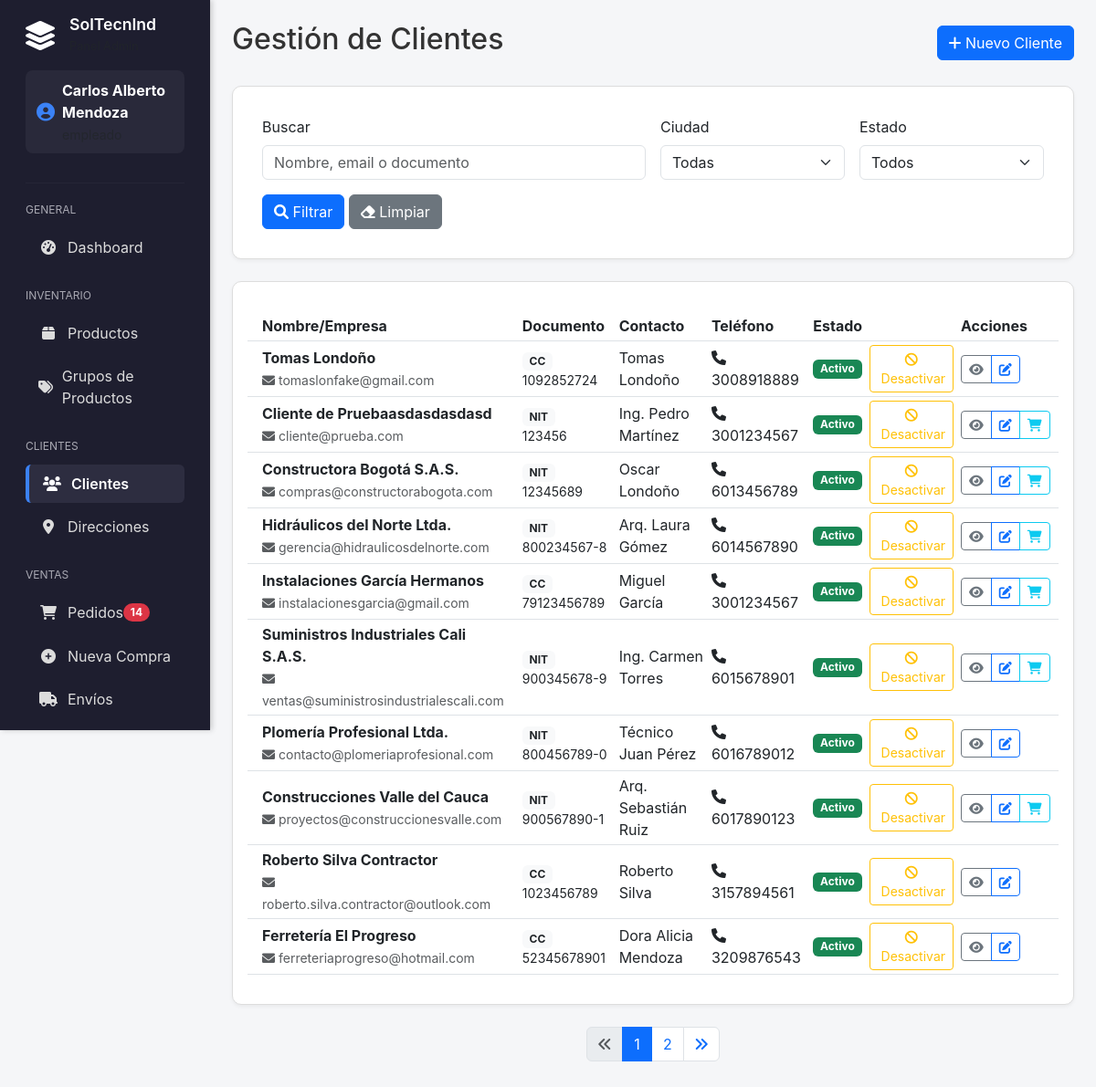
/admin/clientes.php (signed in), run on the app's committed database.
### tables this page shows
CREATE TABLE `clientes` (
  `id` int(11) NOT NULL,
  `nombre` varchar(255) NOT NULL,
  `numero_documento` varchar(50) NOT NULL,
  `tipo_documento` enum('CC','NIT','CE','TI') DEFAULT 'CC',
  `email` varchar(255) DEFAULT NULL,
  `telefono` varchar(20) DEFAULT NULL,
  `direccion_principal` text DEFAULT NULL,
  `ciudad` varchar(100) DEFAULT NULL,
  `contacto_principal` varchar(255) DEFAULT NULL,
  `empleado_asignado` int(11) DEFAULT NULL,
  `activo` tinyint(1) DEFAULT 1,
  `created_at` timestamp NOT NULL DEFAULT current_timestamp(),
  `updated_at` timestamp NOT NULL DEFAULT current_timestamp() ON UPDATE current_timestamp()
);

### admin/clientes.php (the view, shortened to what this page needs)
<?php
require_once '../includes/LayoutManager.php';
$pdo = getConnection();
$search = trim(filter_input(INPUT_GET, 'search', FILTER_UNSAFE_RAW) ?? '');
$ciudad_filter = trim(filter_input(INPUT_GET, 'ciudad', FILTER_UNSAFE_RAW) ?? '');
$activo_filter = isset($_GET['activo']) ? $_GET['activo'] : '';
$page = max(1, (int)filter_input(INPUT_GET, 'page', FILTER_VALIDATE_INT) ?: 1);
$limit = 10;
$offset = ($page - 1) * $limit;
$params = [];
$where_clause = '';
$count_sql = "SELECT COUNT(*) FROM clientes c $where_clause";
$stmt = $pdo->prepare($count_sql);
$stmt->execute($params);
$total_clientes = (int)$stmt->fetchColumn();
$total_pages = $total_clientes > 0 ? (int)ceil($total_clientes / $limit) : 1;
$sql = "SELECT c.*,
               COUNT(DISTINCT p.id) AS pedidos_count,
               COUNT(DISTINCT dc.id) AS descuentos_count,
               e.nombre AS empleado_asignado_nombre
        FROM clientes c
        LEFT JOIN empleados e ON c.empleado_asignado = e.id
        LEFT JOIN pedidos p ON c.id = p.cliente_id
        LEFT JOIN descuentos_clientes dc ON c.id = dc.cliente_id
        $where_clause
        GROUP BY c.id
        ORDER BY c.created_at DESC
        LIMIT :limit OFFSET :offset";
$stmt = $pdo->prepare($sql);
$stmt->bindValue(':limit', $limit, PDO::PARAM_INT);
$stmt->bindValue(':offset', $offset, PDO::PARAM_INT);
$stmt->execute();
$clientes = $stmt->fetchAll(PDO::FETCH_ASSOC);
?>
<div class="d-flex justify-content-between align-items-center mb-4">
    <h2>Gestión de Clientes</h2>
    <button type="button" class="btn btn-primary" data-bs-toggle="modal" data-bs-target="#clienteModal">
        <i class="fas fa-plus"></i> Nuevo Cliente
    </button>
</div>
<div class="card mb-4">
    <div class="card-body">
        <form method="GET" class="row g-3">
            <div class="col-md-6">
                <label for="search" class="form-label">Buscar</label>
                <input type="text" class="form-control" id="search" name="search" value="<?php echo htmlspecialchars($search); ?>" placeholder="Nombre, email o documento">
            </div>
            <div class="col-md-3">
                <label for="ciudad" class="form-label">Ciudad</label>
                <select class="form-select" id="ciudad" name="ciudad">
                    <option value="">Todas</option>
                </select>
            </div>
            <div class="col-md-3">
                <label for="activo" class="form-label">Estado</label>
                <select class="form-select" id="activo" name="activo">
                    <option value="">Todos</option>
                </select>
            </div>
            <div class="col-12">
                <button type="submit" class="btn btn-primary">
                    <i class="fas fa-search"></i> Filtrar
                </button>
                <a href="clientes.php" class="btn btn-secondary">
                    <i class="fas fa-eraser"></i> Limpiar
                </a>
            </div>
        </form>
    </div>
</div>
<div class="card">
    <div class="card-body px-0">
        <div class="table-responsive">
            <table class="table table-hover table-sm align-middle mb-0">
                <thead>
                    <tr>
                        <th class="px-3" style="width:25%">Nombre/Empresa</th>
                        <th style="width:15%">Documento</th>
                        <th style="width:20%">Contacto</th>
                        <th style="width:15%">Teléfono</th>
                        <th style="width:10%">Estado</th>
                        <th style="width:15%">Acciones</th>
                    </tr>
                </thead>
                <tbody>
                    <?php if (empty($clientes)): ?>
                        <tr>
                            <td colspan="6" class="text-center py-4"><p class="text-muted mb-0">No hay clientes disponibles</p></td>
                        </tr>
                    <?php else: ?>
                        <?php foreach ($clientes as $cliente): ?>
                            <tr>
                                <td class="px-3">
                                    <div class="fw-bold"><?php echo htmlspecialchars($cliente['nombre']); ?></div>
                                    <small class="text-muted">
                                        <?php if (!empty($cliente['email'])): ?>
                                            <i class="fas fa-envelope me-1"></i><?php echo htmlspecialchars($cliente['email']); ?>
                                        <?php endif; ?>
                                    </small>
                                </td>
                                <td>
                                    <span class="badge bg-light text-dark"><?php echo htmlspecialchars($cliente['tipo_documento']); ?></span>
                                    <small class="d-block"><?php echo htmlspecialchars($cliente['numero_documento']); ?></small>
                                </td>
                                <td><?php echo !empty($cliente['contacto_principal']) ? htmlspecialchars($cliente['contacto_principal']) : '<span class="text-muted">--</span>'; ?></td>
                                <td><?php echo !empty($cliente['telefono']) ? '<i class="fas fa-phone me-1"></i> ' . htmlspecialchars($cliente['telefono']) : '<span class="text-muted">--</span>'; ?></td>
                                <td>
                                    <div class="d-flex align-items-center gap-2">
                                        <span class="badge bg-<?php echo $cliente['activo'] ? 'success' : 'secondary'; ?>"><?php echo $cliente['activo'] ? 'Activo' : 'Inactivo'; ?></span>
                                        <form method="POST" style="display:inline;">
                                            <button type="submit" class="btn btn-sm btn-outline-<?php echo $cliente['activo'] ? 'warning' : 'success'; ?>" title="<?php echo $cliente['activo'] ? 'Desactivar' : 'Activar'; ?> cliente">
                                                <i class="fas fa-<?php echo $cliente['activo'] ? 'ban' : 'check'; ?>"></i>
                                                <span class="d-none d-md-inline ms-1"><?php echo $cliente['activo'] ? 'Desactivar' : 'Activar'; ?></span>
                                            </button>
                                        </form>
                                    </div>
                                </td>
                                <td>
                                    <div class="btn-group">
                                        <button type="button" class="btn btn-sm btn-outline-secondary" onclick='verDetallesCliente(<?php echo json_encode($cliente, JSON_HEX_APOS | JSON_HEX_QUOT); ?>)'><i class="fas fa-eye"></i></button>
                                        <button type="button" class="btn btn-sm btn-outline-primary" onclick='editCliente(<?php echo json_encode($cliente, JSON_HEX_APOS | JSON_HEX_QUOT); ?>)'><i class="fas fa-edit"></i></button>
                                        <?php if (!empty($cliente['pedidos_count']) && $cliente['pedidos_count'] > 0): ?>
                                            <button type="button" class="btn btn-sm btn-outline-info" onclick="verPedidos(<?php echo (int)$cliente['id']; ?>)"><i class="fas fa-shopping-cart"></i></button>
                                        <?php endif; ?>
                                    </div>
                                </td>
                            </tr>
                        <?php endforeach; ?>
                    <?php endif; ?>
                </tbody>
            </table>
        </div>
    </div>
</div>
<?php if ($total_pages > 1): ?>
<nav aria-label="Paginación" class="mt-4">
    <ul class="pagination justify-content-center">
        <li class="page-item <?php echo $page <= 1 ? 'disabled' : ''; ?>">
            <a class="page-link" href="?page=1&search=<?php echo urlencode($search); ?>&ciudad=<?php echo urlencode($ciudad_filter); ?>&activo=<?php echo urlencode($activo_filter); ?>"><i class="fas fa-angle-double-left"></i></a>
        </li>
        <?php for ($i = max(1, $page - 2); $i <= min($total_pages, $page + 2); $i++): ?>
            <li class="page-item <?php echo $i === $page ? 'active' : ''; ?>"><a class="page-link" href="?page=<?php echo $i; ?>&search=<?php echo urlencode($search); ?>&ciudad=<?php echo urlencode($ciudad_filter); ?>&activo=<?php echo urlencode($activo_filter); ?>"><?php echo $i; ?></a></li>
        <?php endfor; ?>
        <li class="page-item <?php echo $page >= $total_pages ? 'disabled' : ''; ?>">
            <a class="page-link" href="?page=<?php echo $total_pages; ?>&search=<?php echo urlencode($search); ?>&ciudad=<?php echo urlencode($ciudad_filter); ?>&activo=<?php echo urlencode($activo_filter); ?>"><i class="fas fa-angle-double-right"></i></a>
        </li>
    </ul>
</nav>
<?php endif; ?>

### data on the page
clientes: nombre "Tomas Londoño", email "tomaslonfake@gmail.com", tipo_documento "CC", numero_documento "1092852724", contacto_principal "Tomas Londoño", telefono "3008918889", activo "Activo"
clientes: nombre "Cliente de Pruebaasdasdasdasd", email "cliente@prueba.com", tipo_documento "NIT", numero_documento "123456", contacto_principal "Ing. Pedro Martínez", telefono "3001234567", activo "Activo"
clientes: nombre "Constructora Bogotá S.A.S.", email "compras@constructorabogota.com", tipo_documento "NIT", numero_documento "12345689", contacto_principal "Oscar Londoño", telefono "6013456789", activo "Activo"
clientes: nombre "Hidráulicos del Norte Ltda.", email "gerencia@hidraulicosdelnorte.com", tipo_documento "NIT", numero_documento "800234567-8", contacto_principal "Arq. Laura Gómez", telefono "6014567890", activo "Activo"
clientes: nombre "Instalaciones García Hermanos", email "instalacionesgarcia@gmail.com", tipo_documento "CC", numero_documento "79123456789", contacto_principal "Miguel García", telefono "3001234567", activo "Activo"
clientes: nombre "Suministros Industriales Cali S.A.S.", email "ventas@suministrosindustrialescali.com", tipo_documento "NIT", numero_documento "900345678-9", contacto_principal "Ing. Carmen Torres", telefono "6015678901", activo "Activo"
clientes: nombre "Plomería Profesional Ltda.", email "contacto@plomeriaprofesional.com", tipo_documento "NIT", numero_documento "800456789-0", contacto_principal "Técnico Juan Pérez", telefono "6016789012", activo "Activo"
clientes: nombre "Construcciones Valle del Cauca", email "proyectos@construccionesvalle.com", tipo_documento "NIT", numero_documento "900567890-1", contacto_principal "Arq. Sebastián Ruiz", telefono "6017890123", activo "Activo"
clientes: nombre "Roberto Silva Contractor", email "roberto.silva.contractor@outlook.com", tipo_documento "CC", numero_documento "1023456789", contacto_principal "Roberto Silva", telefono "3157894561", activo "Activo"
clientes: nombre "Ferretería El Progreso", email "ferreteriaprogreso@hotmail.com", tipo_documento "CC", numero_documento "52345678901", contacto_principal "Dora Alicia Mendoza", telefono "3209876543", activo "Activo"

### other printed values
$config['title'] "SolTecnInd"
$_SESSION['nombre'] "Carlos Alberto Mendoza"
$cat "GENERAL"
$item['text'] "Dashboard"
$cat "INVENTARIO"
$item['text'] "Productos"
$item['text'] "Grupos de Productos"
$cat "CLIENTES"
$item['text'] "Clientes"
$item['text'] "Direcciones"
$cat "VENTAS"
$item['text'] "Pedidos"
$count "14"
$item['text'] "Nueva Compra"
$item['text'] "Envíos"
